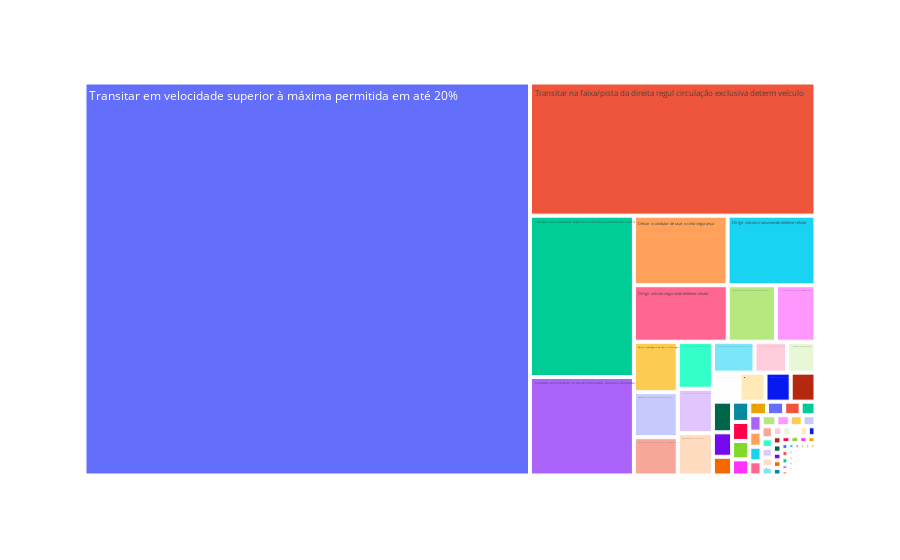

Notebook cell for this chart:
### Code cell
#treemap por tipo de infracao
df_infracoes_abril_tp_infracao = df_infracoes_abril.groupby(['tipo_infracao', 'descricao'],  as_index=False).count()
df_infracoes_abril_tp_infracao['all'] = 'all'
fig = px.treemap( df_infracoes_abril_tp_infracao, path=[df_infracoes_abril_tp_infracao['descricao'].to_list()], values=df_infracoes_abril_tp_infracao['grav_tipo'].to_list())
fig.show()

### Figure 1 — Plotly figure (JSON) as saved in the notebook; plotly's stock layout.template omitted (floating-point values rounded to 4 significant figures; data arrays with more than 128 entries replaced by an {"elided": "..."} marker saying what was removed)
{"data": [{"branchvalues": "total", "domain": {"x": [0, 1], "y": [0, 1]}, "hovertemplate": "labels=%{label}<br>value=%{value}<br>parent=%{parent}<br>id=%{id}<extra></extra>", "ids": {"elided": "132 str values"}, "labels": {"elided": "132 str values"}, "name": "", "parents": {"elided": "132 str values"}, "type": "treemap", "values": {"elided": "132 int values"}}], "layout": {"legend": {"tracegroupgap": 0}, "margin": {"t": 60}}}
